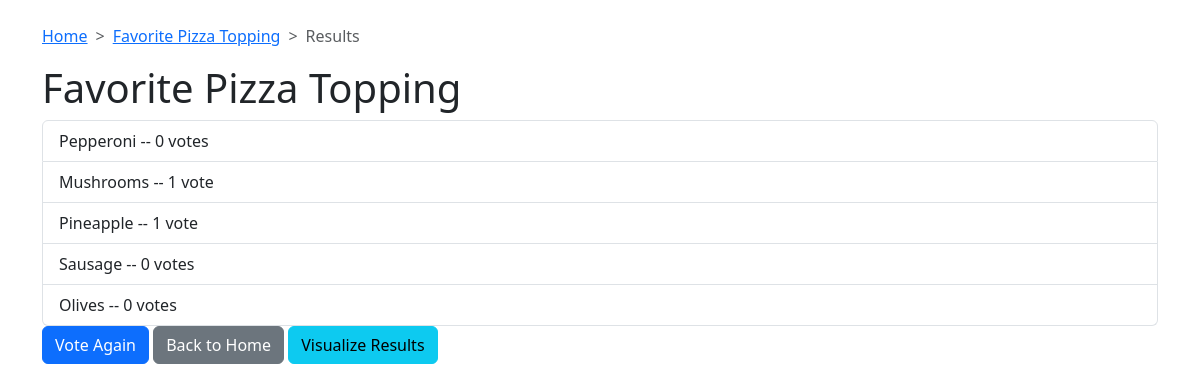
The app's page /polls/1/results/, older data.
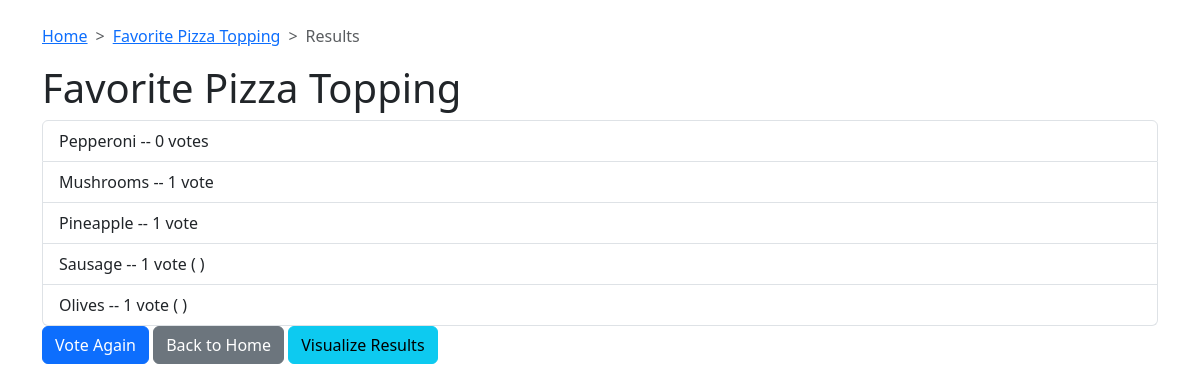
The same page, newer data.
### polls/models.py (models this page shows, shortened)
class Choice(models.Model):
    question = models.ForeignKey(Question, on_delete=models.CASCADE)
    choice_text = models.CharField(max_length=200)
    votes = models.IntegerField(default=0)
    voters = models.ManyToManyField(User, blank=True)

### polls/views.py (the view)
# urls.py: path('<int:pk>/results/', views.ResultsView.as_view(), name='results'),
class ResultsView(generic.DetailView):
    model = Question
    template_name = 'polls/results.html'

### polls/templates/polls/results.html (shortened to what this page needs)
<head>
    {% load bootstrap5 %}
    {% bootstrap_css %}
</head>
<body>
    <br>
    <div class="container">
        <nav style="--bs-breadcrumb-divider: '>';" aria-label="breadcrumb">
            <ol class="breadcrumb">
              <li class="breadcrumb-item"><a href="http://127.0.0.1:8000/polls">Home</a></li>
              <li class="breadcrumb-item"><a href="{% url 'polls:detail' question.id %}">{{ question.question_text }}</a></li>
              <li class="breadcrumb-item active" aria-current="page">Results</li>
            </ol>
        </nav>
        <h1>{{ question.question_text }}</h1>
        <ul class="list-group">
            {% for choice in question.choice_set.all %}
                <li class="list-group-item">
                    {{ choice.choice_text }} -- {{ choice.votes }} vote{{ choice.votes|pluralize }}
                    {% if choice.voters.all %}
                        (
                        )
                    {% endif %}
                </li>
            {% endfor %}
        </ul>
        <button class="btn btn-primary" onclick="location.href='{% url 'polls:detail' question.id %}'">Vote Again</button>
        <button class="btn btn-secondary" onclick="location.href='{% url 'polls:index' %}'">Back to Home</button>
        <button class="btn btn-info" onclick="location.href='{% url 'polls:popup' question.id %}'">Visualize Results</button>
    </div>
</body>

Row changes from the older to the newer data that the page shows:
changed Choice "Sausage": votes "0" → "1"; now shows "( )"
changed Choice "Olives": votes "0" → "1"; now shows "( )"
